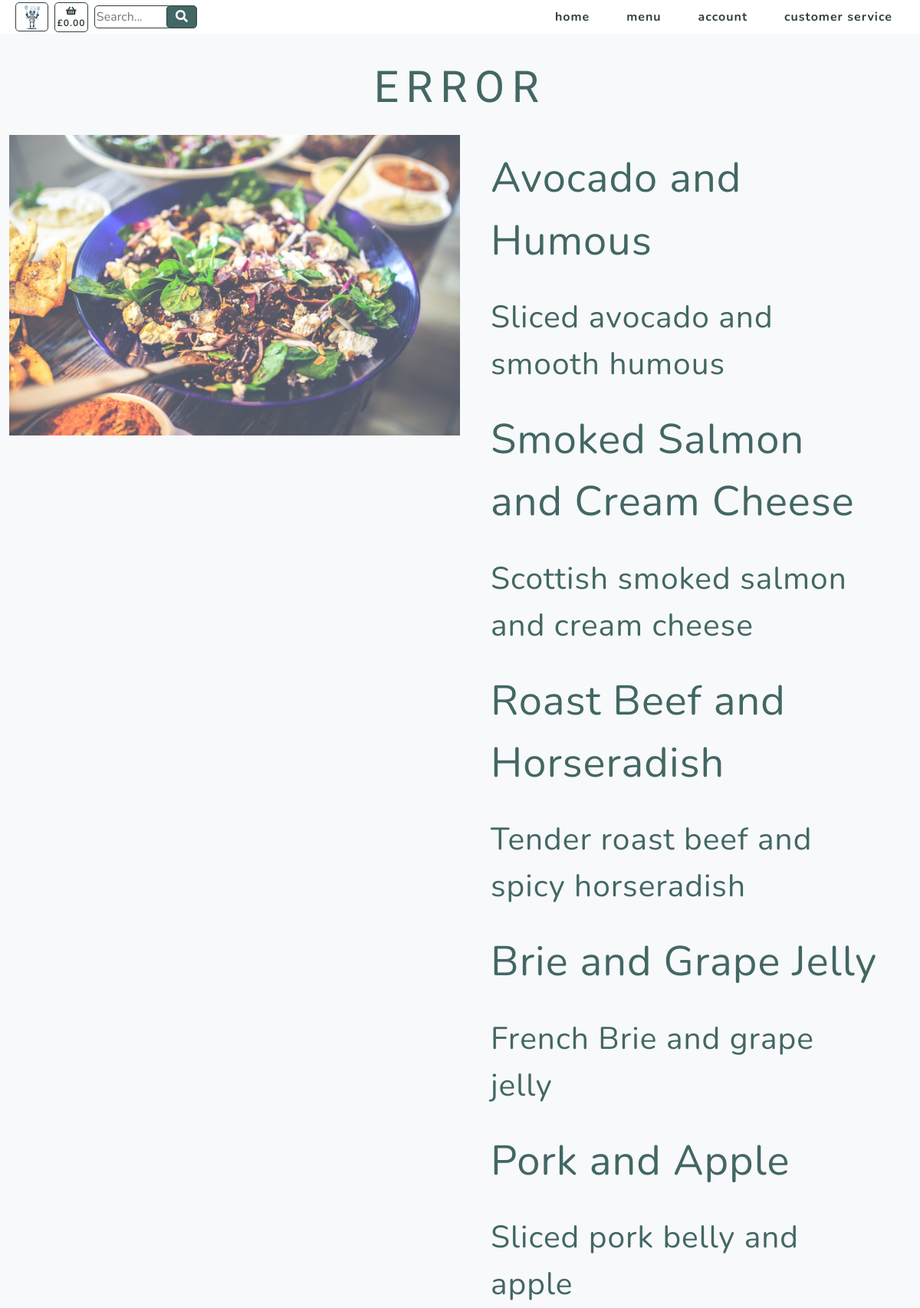
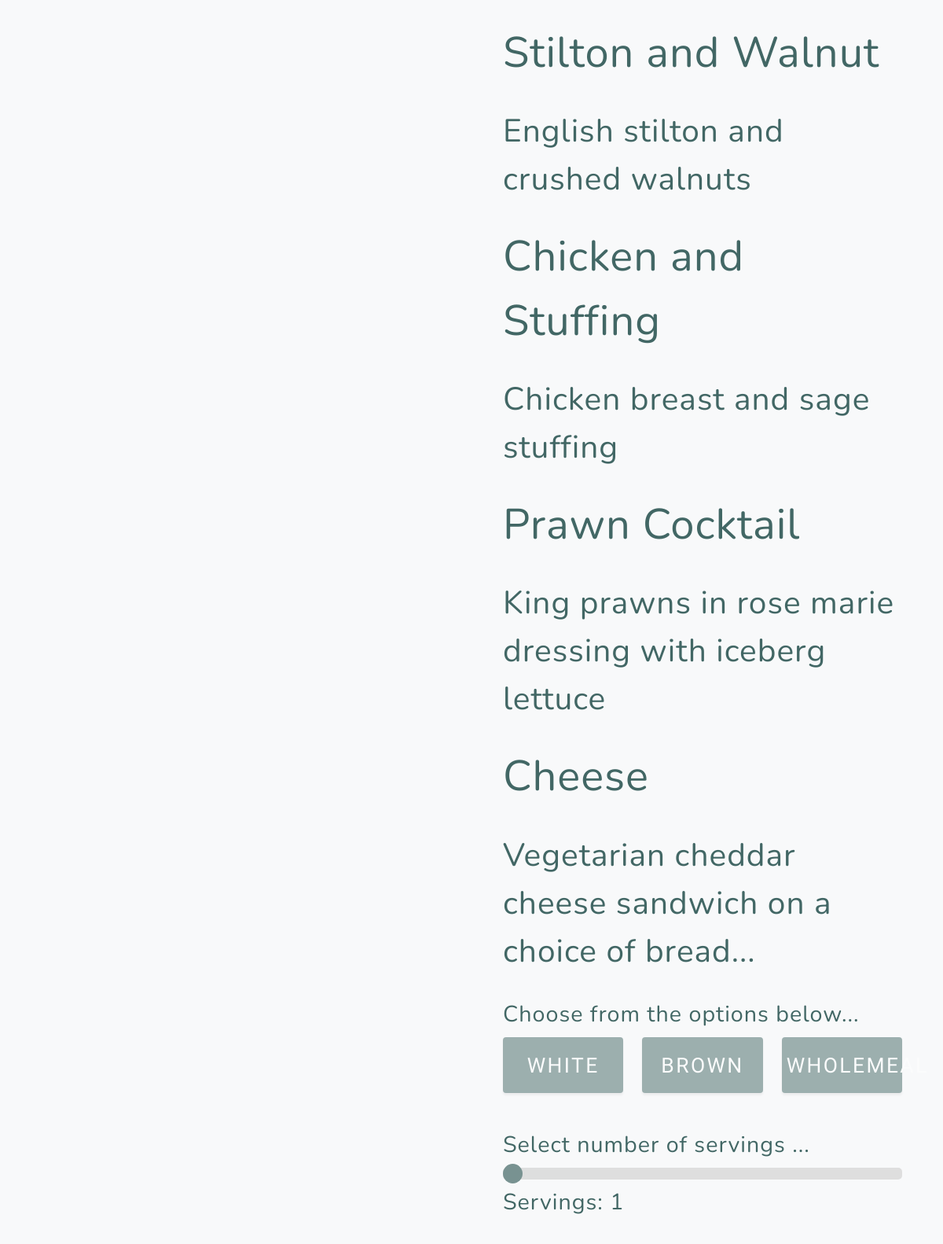
Page /products/edit_product/ (upper part) on the committed database (2 pictures, top to bottom).
### products/models.py (models this page shows, shortened)
class Product(models.Model):
    category = models.ForeignKey('Category', null=True, blank=True,
                                 on_delete=models.SET_NULL)
    sku = models.CharField(max_length=254, null=True, blank=True)
    name = models.CharField(max_length=254)
    description = models.TextField()
    price = models.DecimalField(max_digits=6, decimal_places=2)
    range = models.CharField(max_length=254, null=True, blank=True)

class Options(models.Model):
    class Meta:
        verbose_name_plural = 'Options'
    category = models.ForeignKey('Category', null=True, blank=True,
                                 on_delete=models.SET_NULL)
    option1 = models.TextField()
    option2 = models.TextField()
    option3 = models.TextField()

### products/views.py (the view, shortened to what this page needs)
# urls.py: path('edit_product/', views.edit_product, name='edit_product'),
def edit_product(request):
    """ check for a basket cookie """
    context_items = basket_context(request)
    basket_total = context_items['basket_total']
    cookie_key = context_items['cookie_key']
    category = ""
    products = ""
    product = ""
    selected = ""
    image = ""
    options = ""
    servings = ""
    total_price = ""
    item_number = ""
    servings_plusten = ""
    edit = "edit"
    categories = Category.objects.all()
    products = Product.objects.all()
    options = Options.objects.all()
    basket = Basket.objects.all()
    context = {
            'products': products,
            'category': category,
            'product': product,
            'selected': selected,
            'image': image,
            'options': options,
            'servings': servings,
            'total_price': total_price,
            'item_number': item_number,
            'servings_plusten': servings_plusten,
            'edit': edit,
            'cookie_key': cookie_key,
            'basket_total': basket_total,
        }
    return render(request, 'products/edit_product.html', context)

### basket/contexts.py (called while the page is built)
def basket_context(request):
    cookie_key = settings.COOKIE_KEY
    try:
        cookie = request.COOKIES[cookie_key]
        basket_total = Basket.objects.filter(cookie=cookie).aggregate(Sum('total_price'))
        if basket_total['total_price__sum'] is None:
            basket_total = ""
    except KeyError:
        basket_total = ""
        cookie = 99999999
    context = {
            'cookie': cookie,
            'cookie_key': cookie_key,
            'basket_total': basket_total,
        }
    return context

### products/templates/products/edit_product.html (shortened to what this page needs)
{% extends "base.html" %}
{% load static %}
{% block content %}
    <section class="products-section bg-light" id="products">
        <div class="container">
            <div class="row justify-content-center no-gutters">
                <div class="col-xl-12">
                    {% if category %}
                        <div class="product-text-one mx-auto text-uppercase text-center flex-margin-b">
                            <a class="text-blue" href="{% url 'products' %}?category={{ category }}">{{ category }}</a>
                        </div>
                    {% else %}
                        <h1 class="product-text-one mx-auto text-uppercase text-center flex-margin-b text-blue">Error</h1>
                    {% endif %}
                </div>
                <div class="col-xl-6">
                    {% if category %}
                        {% for image in image %}
                            <img class="img-fluid image-80" src="{{ image.image }}" alt="{{ category }} image" />
                        {% endfor %}
                    {% else %}
                        <img class="img-fluid image-80" src="/media/assets/img/pexels-kaboompics-com-5928.jpg" alt="salad bowl" />
                    {% endif %}
                </div>
                <div class="col-xl-6">
                    <div class="text-center h-100 project">
                        <div class="d-flex h-100">
                            <div class="product-container w-100 mt-0 text-center text-xl-left">
                                {% for product in products %}
                                    <div class="product-text-header mx-auto flex-margin-b text-blue">
                                        {{ product.name }}
                                    </div>
                                    <div class="product-text-two mx-auto flex-margin-b text-blue">
                                        {{ product.description }}
                                    </div>
                                {% endfor %}
                                <div class="text-blue text-xs mb-2">
                                    Choose from the options below...
                                </div>
                                <div class="row">
                                    <div class="col-4">
                                        {% if selected == "selected-one" %}
                                            {% for option in options %}
                                                <a class="product-selected masthead-button btn btn-primary js-scroll-trigger flex-margin-b"
                                                    href="{% url 'product_detail' %}?product_edit={{ category }},{{ product }},selected-one,{{ item_number }},{{ servings }}">
                                                    {{ option.option1 }}</a>
                                            {% endfor %}
                                        {% else %}
                                            {% for option in options %}
                                                <a class="product-unselected masthead-button btn btn-primary js-scroll-trigger flex-margin-b"
                                                    href="{% url 'product_detail' %}?product_edit={{ category }},{{ product }},selected-one,{{ item_number }},{{ servings }}">
                                                    {{ option.option1 }}</a>
                                            {% endfor %}
                                        {% endif %}
                                    </div>
                                    <div class="col-4">
                                        {% if selected == "selected-two" %}
                                            {% for option in options %}
                                                <a class="product-selected masthead-button btn btn-primary js-scroll-trigger flex-margin-b"
                                                    href="{% url 'product_detail' %}?product_edit={{ category }},{{ product }},selected-two,{{ item_number }},{{ servings }}">
                                                    {{ option.option2 }}</a>
                                            {% endfor %}
                                        {% else %}
                                            {% for option in options %}
                                                <a class="product-unselected masthead-button btn btn-primary js-scroll-trigger flex-margin-b"
                                                    href="{% url 'product_detail' %}?product_edit={{ category }},{{ product }},selected-two,{{ item_number }},{{ servings }}">
                                                    {{ option.option2 }}</a>
                                            {% endfor %}
                                        {% endif %}
                                    </div>
                                    <div class="col-4">
                                        {% if selected == "selected-three" %}
                                            {% for option in options %}
                                                <a class="product-selected masthead-button btn btn-primary js-scroll-trigger flex-margin-b"
                                                    href="{% url 'product_detail' %}?product_edit={{ category }},{{ product }},selected-three,{{ item_number }},{{ servings }}">
                                                    {{ option.option3 }}</a>
                                            {% endfor %}
                                        {% else %}
                                            {% for option in options %}
                                                <a class="product-unselected masthead-button btn btn-primary js-scroll-trigger flex-margin-b"
                                                    href="{% url 'product_detail' %}?product_edit={{ category }},{{ product }},selected-three,{{ item_number }},{{ servings }}">
                                                    {{ option.option3 }}</a>
                                            {% endfor %}
                                        {% endif %}
                                    </div>
                                    <div class="col-12 mt-3 slidecontainer">
                                        <div class="text-blue text-xs mb-2">Select number of servings ...</div>
                                        {% if servings_plusten %}
                                            <input type="range" min="1" max="{{ servings_plusten }}" value="{{ servings }}" class="slider" id="myRange">
                                        {% else %}
                                            <input type="range" min="1" max="10" value="1" class="slider" id="myRange">
                                        {% endif %}
                                        <p class="text-blue text-xs mb-2">Servings: <span id="demo"></span></p>
                                    </div>
                                </div>
                            </div>
                        </div>
                    </div>
                </div>
            </div>
        </div>
    </section>
{% endblock %}

### static/css/slider.css (style rules this page uses)
.slidecontainer { width: 100%; }
.slider { -webkit-appearance: none; appearance: none; width: 100%; height: 15px; border-radius: 5px; background: #d3d3d3; outline: none; opacity: 0.7; -webkit-transition: .2s; transition: opacity .2s; }

### rows in the picture
Product: name "Avocado and Humous", description "Sliced avocado and smooth humous"
Product: name "Smoked Salmon and Cream Cheese", description "Scottish smoked salmon and cream cheese"
Product: name "Roast Beef and Horseradish", description "Tender roast beef and spicy horseradish"
Product: name "Brie and Grape Jelly", description "French Brie and grape jelly"
Product: name "Pork and Apple", description "Sliced pork belly and apple"
Product: name "Stilton and Walnut", description "English stilton and crushed walnuts"
Product: name "Chicken and Stuffing", description "Chicken breast and sage stuffing"
Product: name "Prawn Cocktail", description "King prawns in rose marie dressing with iceberg lettuce"
Product: name "Cheese", description "Vegetarian cheddar cheese sandwich on a choice of bread..."
Options: option1 "WHITE", option2 "BROWN", option3 "WHOLEMEAL"
